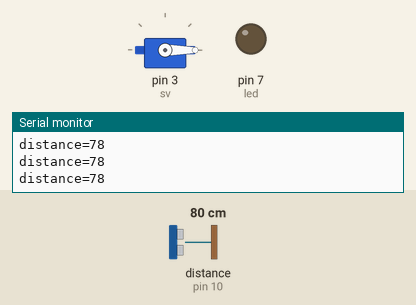
A sketch run on a simulated Arduino Uno, built with avr-gcc and run on an emulated ATmega328P. Parts: servo, output pins drawn as LEDs (lit = HIGH), the last lines printed to the serial monitor. Wiring (inferred from the names in the program): ultrasonic range finder: trigger pin 9; echo pin 10. The test bench sets the inputs (shaded band); at power-on: distance to the obstacle (sensor on pin 10) 80 cm. The echo pulse lasts 58.3 µs per cm; pins used as bus, display or sensor lines are not drawn.

Above: at 1.2 s.
1.3 s: distance to the obstacle (sensor on pin 10) set to 13 cm
2.8 s: distance to the obstacle (sensor on pin 10) set to 10 cm
At 3.6 s:
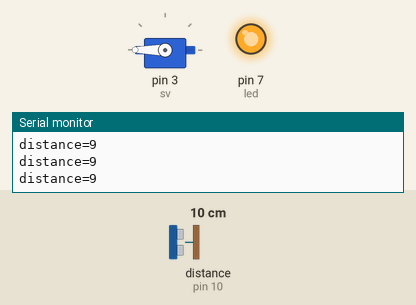
4.3 s: distance to the obstacle (sensor on pin 10) set to 18 cm
At 4.7 s:
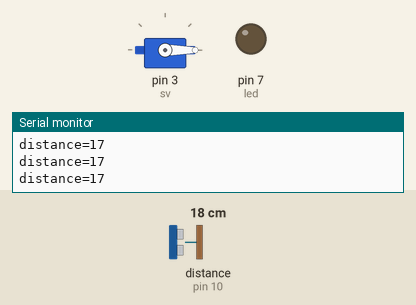
5.8 s: distance to the obstacle (sensor on pin 10) set to 2 cm
At 7.0 s:
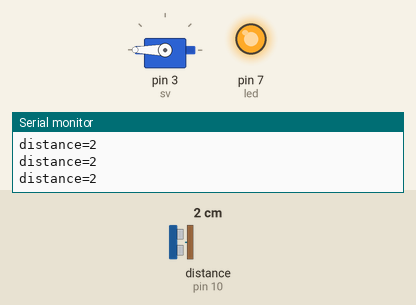
Timing chart, 0 to 8.3 s (numbered marks = the images above; inputs shaded):
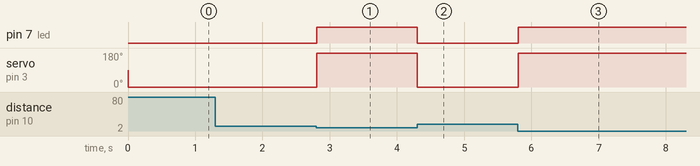

The sketch:

aervo_led_ultrasonic_sensor.ino
```cpp
#include<Servo.h>
Servo sv;
const int led=7;
const int trig=9;
const int echo=10;
long distance;
long dur;
void setup() {
  pinMode(trig,OUTPUT);
  pinMode(led,OUTPUT);
  pinMode(echo,INPUT);
  sv.attach(3);
  Serial.begin(9600);

}
void loop() {
   digitalWrite(trig,LOW);
   delayMicroseconds(10);
   digitalWrite(trig,HIGH);
   delayMicroseconds(30);
   digitalWrite(trig,LOW);
   dur =pulseIn(echo,HIGH);
   distance = (dur*0.034)/2;
   if(distance<=10)
   {
    digitalWrite(led,HIGH);
    sv.write(180);
   }
   else{
    digitalWrite(led,LOW);
    sv.write(0);
   }
   Serial.print("distance=");
   Serial.println(distance);
}
```

Measured:
- the behaviour switches between 12 and 11 cm on distance to the obstacle (sensor on pin 10) (found by bisection; images 0 and 1)
- after the input at 2.8 s, pin 7 (led): LOW → HIGH at once; servo on pin 3 (sv): 0° → 180° at once
- after the input at 4.3 s, pin 7 (led): HIGH → LOW at once; servo on pin 3 (sv): 180° → 0° at once
- after the input at 5.8 s, pin 7 (led): LOW → HIGH at once; servo on pin 3 (sv): 0° → 180° at once
